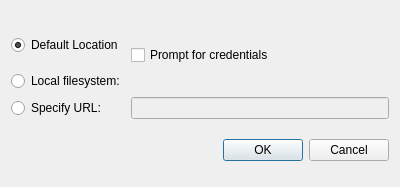
<?xml version="1.0" encoding="UTF-8"?>
<ui version="4.0">
 <class>Mercurial::Internal::SrcDestDialog</class>
 <widget class="QDialog" name="Mercurial::Internal::SrcDestDialog">
  <property name="geometry">
   <rect>
    <x>0</x>
    <y>0</y>
    <width>400</width>
    <height>187</height>
   </rect>
  </property>
  <property name="windowTitle">
   <string>Dialog</string>
  </property>
  <layout class="QVBoxLayout" name="verticalLayout">
   <item>
    <layout class="QGridLayout" name="gridLayout">
     <item row="0" column="0">
      <widget class="QRadioButton" name="defaultButton">
       <property name="text">
        <string>Default Location</string>
       </property>
       <property name="checked">
        <bool>true</bool>
       </property>
      </widget>
     </item>
     <item row="1" column="0">
      <widget class="QRadioButton" name="localButton">
       <property name="text">
        <string>Local filesystem:</string>
       </property>
      </widget>
     </item>
     <item row="2" column="0">
      <widget class="QRadioButton" name="urlButton">
       <property name="toolTip">
        <string>For example: 'https://[user[:pass]@]host[:port]/[path]'.</string>
       </property>
       <property name="text">
        <string>Specify URL:</string>
       </property>
      </widget>
     </item>
     <item row="1" column="1">
      <widget class="Utils::PathChooser" name="localPathChooser" native="true">
       <property name="enabled">
        <bool>false</bool>
       </property>
      </widget>
     </item>
     <item row="2" column="1">
      <widget class="QLineEdit" name="urlLineEdit">
       <property name="enabled">
        <bool>false</bool>
       </property>
       <property name="toolTip">
        <string>For example: 'https://[user[:pass]@]host[:port]/[path]'.</string>
       </property>
      </widget>
     </item>
     <item row="0" column="1">
      <layout class="QVBoxLayout" name="verticalLayout_2">
       <item>
        <widget class="QLabel" name="defaultPath">
         <property name="text">
          <string/>
         </property>
        </widget>
       </item>
       <item>
        <widget class="QCheckBox" name="promptForCredentials">
         <property name="text">
          <string>Prompt for credentials</string>
         </property>
        </widget>
       </item>
      </layout>
     </item>
    </layout>
   </item>
   <item>
    <widget class="QDialogButtonBox" name="buttonBox">
     <property name="orientation">
      <enum>Qt::Horizontal</enum>
     </property>
     <property name="standardButtons">
      <set>QDialogButtonBox::Cancel|QDialogButtonBox::Ok</set>
     </property>
    </widget>
   </item>
  </layout>
 </widget>
 <customwidgets>
  <customwidget>
   <class>Utils::PathChooser</class>
   <extends>QWidget</extends>
   <header location="global">utils/pathchooser.h</header>
   <container>1</container>
  </customwidget>
 </customwidgets>
 <resources/>
 <connections>
  <connection>
   <sender>buttonBox</sender>
   <signal>accepted()</signal>
   <receiver>Mercurial::Internal::SrcDestDialog</receiver>
   <slot>accept()</slot>
   <hints>
    <hint type="sourcelabel">
     <x>257</x>
     <y>177</y>
    </hint>
    <hint type="destinationlabel">
     <x>157</x>
     <y>274</y>
    </hint>
   </hints>
  </connection>
  <connection>
   <sender>buttonBox</sender>
   <signal>rejected()</signal>
   <receiver>Mercurial::Internal::SrcDestDialog</receiver>
   <slot>reject()</slot>
   <hints>
    <hint type="sourcelabel">
     <x>325</x>
     <y>177</y>
    </hint>
    <hint type="destinationlabel">
     <x>286</x>
     <y>274</y>
    </hint>
   </hints>
  </connection>
  <connection>
   <sender>urlButton</sender>
   <signal>toggled(bool)</signal>
   <receiver>urlLineEdit</receiver>
   <slot>setEnabled(bool)</slot>
   <hints>
    <hint type="sourcelabel">
     <x>80</x>
     <y>121</y>
    </hint>
    <hint type="destinationlabel">
     <x>332</x>
     <y>123</y>
    </hint>
   </hints>
  </connection>
  <connection>
   <sender>localButton</sender>
   <signal>toggled(bool)</signal>
   <receiver>localPathChooser</receiver>
   <slot>setEnabled(bool)</slot>
   <hints>
    <hint type="sourcelabel">
     <x>112</x>
     <y>81</y>
    </hint>
    <hint type="destinationlabel">
     <x>346</x>
     <y>81</y>
    </hint>
   </hints>
  </connection>
 </connections>
</ui>
